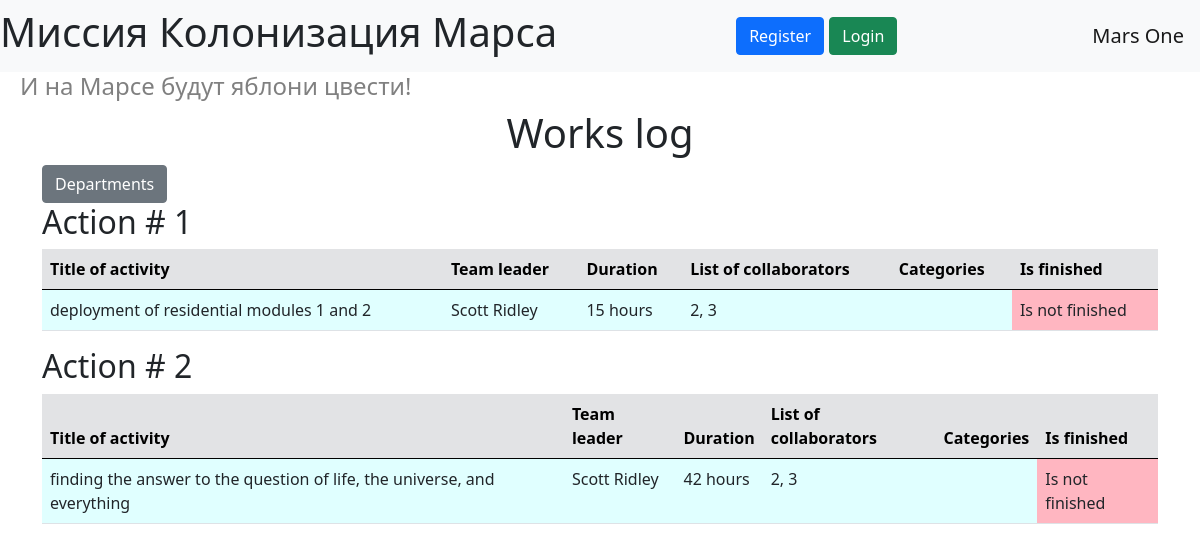
Before: / with the older database file.
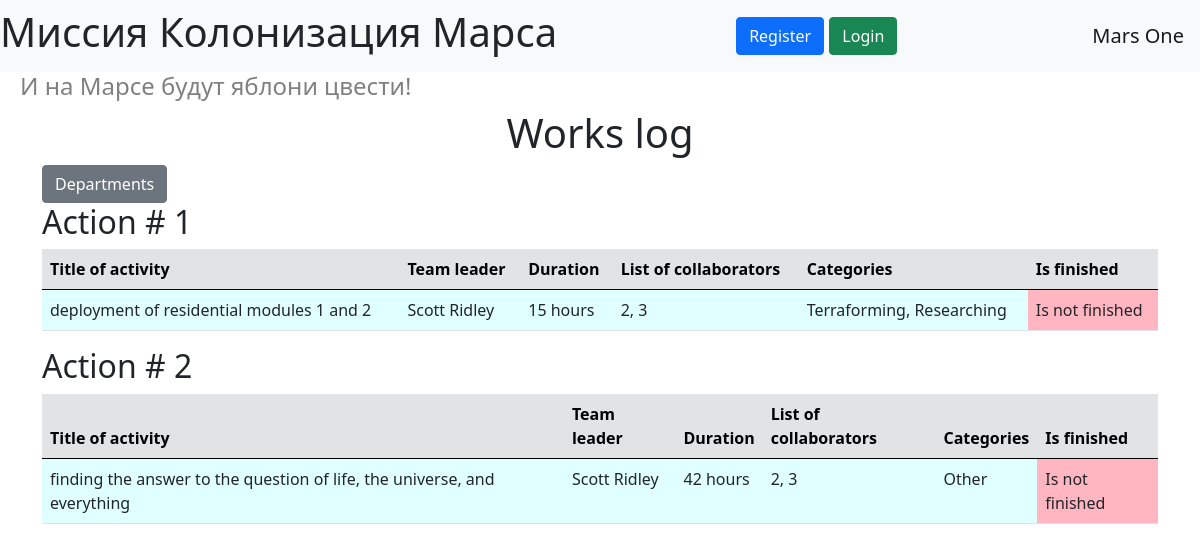
After: the same page with the newer database file.
### data/models.py (models this page shows, shortened)
class Jobs(SqlAlchemyBase):
    __tablename__ = 'jobs'
    id = sqlalchemy.Column(sqlalchemy.Integer,
                           primary_key=True, autoincrement=True)
    team_leader_id = sqlalchemy.Column(sqlalchemy.Integer, sqlalchemy.ForeignKey('users.id'))
    team_leader = sqlalchemy.orm.relationship('User')
    job = sqlalchemy.Column(sqlalchemy.String)
    work_size = sqlalchemy.Column(sqlalchemy.Integer)
    collaborators = sqlalchemy.Column(sqlalchemy.String)
    start_date = sqlalchemy.Column(sqlalchemy.DateTime, default=datetime.datetime.now)
    end_date = sqlalchemy.Column(sqlalchemy.DateTime, default=datetime.datetime.now)
    is_finished = sqlalchemy.Column(sqlalchemy.Boolean)
    categories = sqlalchemy.orm.relation('Category', secondary='association', backref='jobs')

class User(SqlAlchemyBase, UserMixin):
    __tablename__ = 'users'
    id = sqlalchemy.Column(sqlalchemy.Integer,
                           primary_key=True, autoincrement=True)
    surname = sqlalchemy.Column(sqlalchemy.String)
    name = sqlalchemy.Column(sqlalchemy.String)
    age = sqlalchemy.Column(sqlalchemy.Integer)
    position = sqlalchemy.Column(sqlalchemy.String)
    speciality = sqlalchemy.Column(sqlalchemy.String)
    address = sqlalchemy.Column(sqlalchemy.String)
    email = sqlalchemy.Column(sqlalchemy.String, unique=True)
    hashed_password = sqlalchemy.Column(sqlalchemy.String, nullable=True)
    modified_date = sqlalchemy.Column(sqlalchemy.DateTime,
                                      default=datetime.datetime.now)
    def __str__(self):
        return f'{self.surname} {self.name}'

class Category(SqlAlchemyBase):
    __tablename__ = 'categories'
    id = sqlalchemy.Column(sqlalchemy.Integer,
                           primary_key=True, autoincrement=True)
    name = sqlalchemy.Column(sqlalchemy.String)
    def __str__(self):
        return self.name

### main.py (the view)
@app.route('/')
def works_log():
    category = request.args.get('category_id')
    if category:
        jobs = session.query(Category).get(category).jobs
    else:
        jobs = session.query(Jobs).all()
    return render_template('index.html', jobs=jobs,
                           title='Works log', message=request.args.get('message'),
                           message_type=request.args.get('message_type'))

### templates/index.html (shortened to what this page needs)
{% extends 'base.html' %}
{% block content %}
    <h1 class="text-center">{{ title }}</h1>
    <a class="btn btn-secondary" href="/departments">Departments</a>
    {% for job in jobs %}
        <h2>Action # {{ loop.index }}</h2>
        <table class="table">
            <thead>
                <tr class="table-secondary">
                    <th>Title of activity</th>
                    <th>Team leader</th>
                    <th>Duration</th>
                    <th>List of collaborators</th>
                    <th>Categories</th>
                    <th>Is finished</th>
                </tr>
            </thead>
            <tbody style="background-color: lightcyan">
                <tr>
                    <td>{{ job.job }}</td>
                    <td>{{ job.team_leader }}</td>
                    <td>{{ job.work_size }} hours</td>
                    <td>{{ job.collaborators }}</td>
                    <td>{{ job.categories|join(', ') }}</td>
                    <td style="background-color: {% if not job.is_finished %}lightpink{% else %}lightgreen{% endif %}">
                        Is {% if not job.is_finished %}not {% endif %}finished
                    </td>
                </tr>
            </tbody>
        </table>
    {% endfor %}
{% endblock %}

Changed rows visible on the page:
shown differently, row unchanged: Jobs "deployment of residential modules 1 and 2": categories (not shown) → "Terraforming, Researching"
changed Jobs "finding the answer to the question of life, the universe, and everything": categories (not shown) → "Other"
